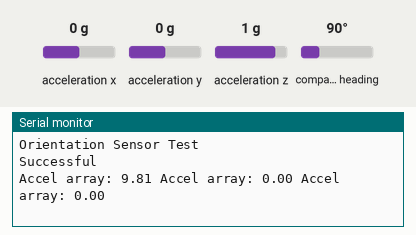
Simulated run of this sketch. Board: Arduino Uno, built with avr-gcc and run on an emulated ATmega328P. Shown: the last lines printed to the serial monitor. Inputs (shaded band) come from the test bench; at power-on: acceleration y 0 g, acceleration z 1 g, acceleration x 0 g, compass heading 90°.

Above: at 2.2 s.
2.3 s: acceleration y set to -1.4 g
At 3.7 s:
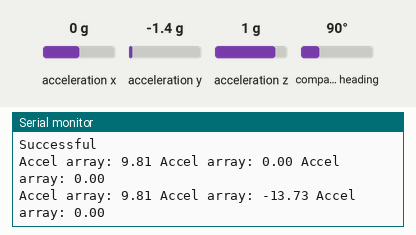
5.0 s: acceleration z set to -1.4 g
At 5.4 s:
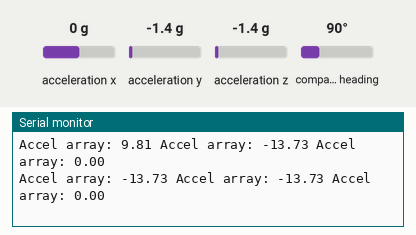
7.7 s: acceleration y set to -0.8 g
At 9.8 s:
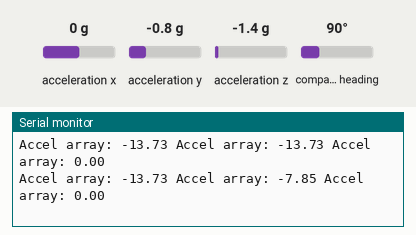
Timing chart, 0 to 11.3 s (numbered marks = the images above; inputs shaded):
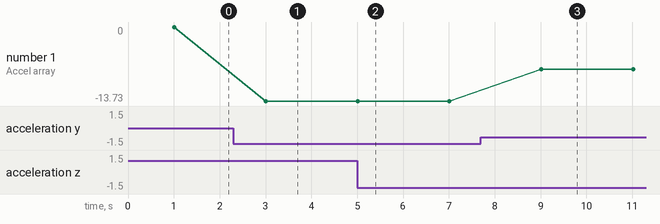

Measured:
- after the input at 2.3 s, the serial monitor: prints a new line after 0.70 s (image 1)
- after the input at 5.0 s, the serial monitor: prints a new line at once (image 2)
- after the input at 7.7 s, the serial monitor: prints a new line after 1.3 s (image 3)
- plotted number 1: 0 → -13.73 after the input at 2.3 s, -13.73 → -7.85 after the input at 7.7 s

The sketch:

sensor_classes.ino
```cpp
#include "soar_imu.h"
SOAR_IMU imu_sensor;
void setup(){
  Serial.begin(9600);
  imu_sensor.BNO_SETUP();
}
void loop(){
  float* accel = imu_sensor.GET_ACCELERATION();
  for(int i=0; i<3; i++){
    Serial.print("Accel array: ");
    Serial.print(accel[i]);
    Serial.print(" ");
  }
  Serial.print("\n");
  delay(2000);
}
```

soar_imu.cpp
```cpp
#include "SOAR_IMU.h"

SOAR_IMU::SOAR_IMU() {
  this->bno = Adafruit_BNO055(55);
  // Constructor implementation
  // Initialize variables if needed

}
// Implement other methods here

void SOAR_IMU::BNO_SETUP() {

  Serial.println("Orientation Sensor Test"); Serial.println("");

  /* Initialise the sensor */
  if(!this->bno.begin())
  {
    /* There was a problem detecting the BNO055 ... check your connections */
    Serial.print("Ooops, no BNO055 detected ... Check your wiring or I2C ADDR!");
    while(1);
  }

  delay(1000);
  this->bno.setExtCrystalUse(true);
  Serial.print("Successful\n");
}

float *SOAR_IMU::GET_ACCELERATION(void) {

//read imu linear acceleration vector and return an array of float
//upon failure, call setup class from this function reset the BNO055

float *acceleration = new float[3];

  if(fail_count <= 20){
    imu::Vector<3> a = bno.getVector(Adafruit_BNO055::VECTOR_ACCELEROMETER);

    acceleration[0] = a.x();
    acceleration[1] = a.y();
    acceleration[0] = a.z();

    int zeroes_count = 0;
    for(int i=0; i<3; i++){
      if (acceleration[i] == 0.0){
        fail_count ++;
      }
      else {
        fail_count = 0;
      }
    }
  }
  else {
    Serial.print("fail_count > 20, resetting...");
    this->BNO_SETUP();
  }
  return acceleration;

}
```

soar_imu.h
```cpp
#ifndef SOAR_IMU_h
#define SOAR_IMU_h
#include <Wire.h>
#include <Adafruit_Sensor.h>
#include <Adafruit_BNO055.h>
#include <utility/imumaths.h>


class SOAR_IMU {
  public:
    SOAR_IMU(); // Constructor
    // Declare methods and variables here
    void BNO_SETUP();
    float* GET_ACCELERATION();

  private:
    // Declare private variables and methods here
    Adafruit_BNO055 bno;
    int fail_count;
};

#endif
```

soar_mic.cpp
```cpp
#include "SOAR_MIC.h"

SOAR_MIC::SOAR_MIC() {
  // Constructor implementation
  // Initialize variables if needed
}
// Implement other methods here
```

soar_mic.h
```cpp
#ifndef SOAR_MIC_h
#define SOAR_MIC_h

class SOAR_MIC {
  public:
    SOAR_MIC(); // Constructor
    // Declare methods and variables here
  private:
    // Declare private variables and methods here
};

#endif
```
